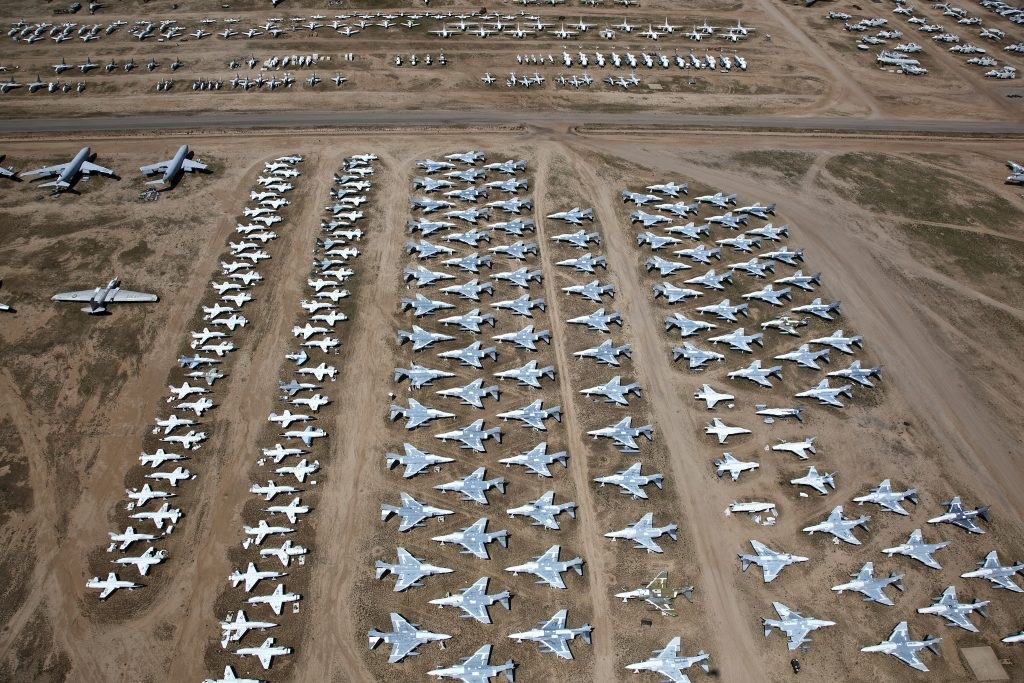
#> input picture images/1.jpg, 1024 x 683 px
$ python -i count_planes.py   (imports and definitions only)
#> lines starting #> are read from the running program, lines starting #| are printed output that depends on the picture; after the words box and inside, x2 and y2 are one past the last pixel; in counts of white or black regions, pixels touching at a corner belong together
from PIL import Image
import numpy as np
from skimage import io, filters, morphology
from skimage.measure import label, regionprops
from skimage.color import rgb2gray
from skimage.filters import threshold_otsu
from skimage.morphology import closing, square
from skimage.segmentation import clear_border
from skimage.color import label2rgb
import matplotlib.pyplot as plt


def count_planes(image_path):
#> called with image_path = 'images/1.jpg'
    image = io.imread(image_path)
#> image is the input picture: shape (683, 1024, 3); mean R, G, B 123.3, 112.9, 102.1
    gray_image = rgb2gray(image)
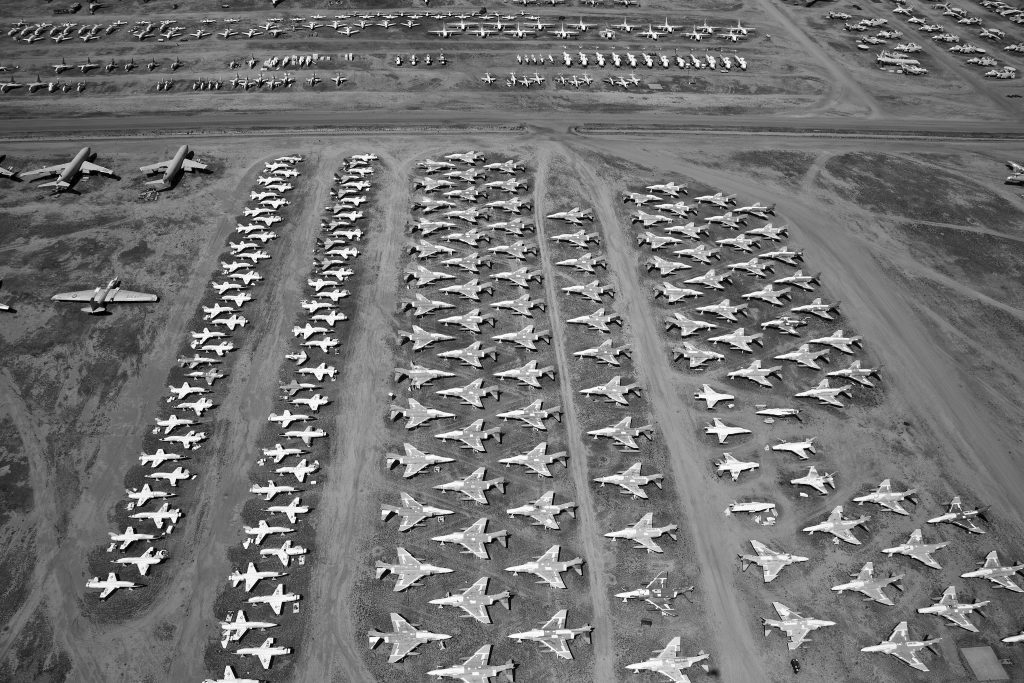
#> gray_image: shape (683, 1024) float64; min 0, max 1, mean 0.448
    # show the image in grayscale
    plt.imshow(gray_image, cmap='gray')

    # apply threshold
    thresh = threshold_otsu(gray_image)
#> thresh = 0.525
    binary = gray_image > thresh
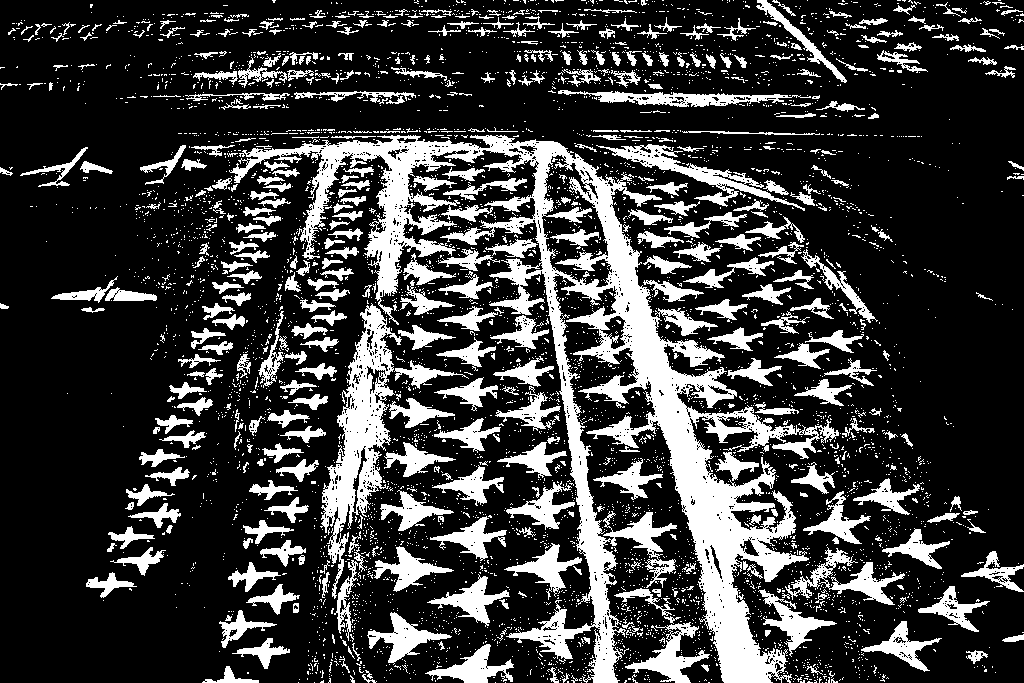
#> binary: shape (683, 1024) bool; 23.2% white; 4945 white regions (4480 under 20 px), largest, box (x1, y1, x2, y2) and area: (229, 135, 839, 683) 54816, (320, 303, 402, 599) 7756, (596, 144, 805, 211) 2466
    # show the binary image
    plt.imshow(binary, cmap='gray')

    # remove artifacts connected to image border
    cleared = clear_border(binary)
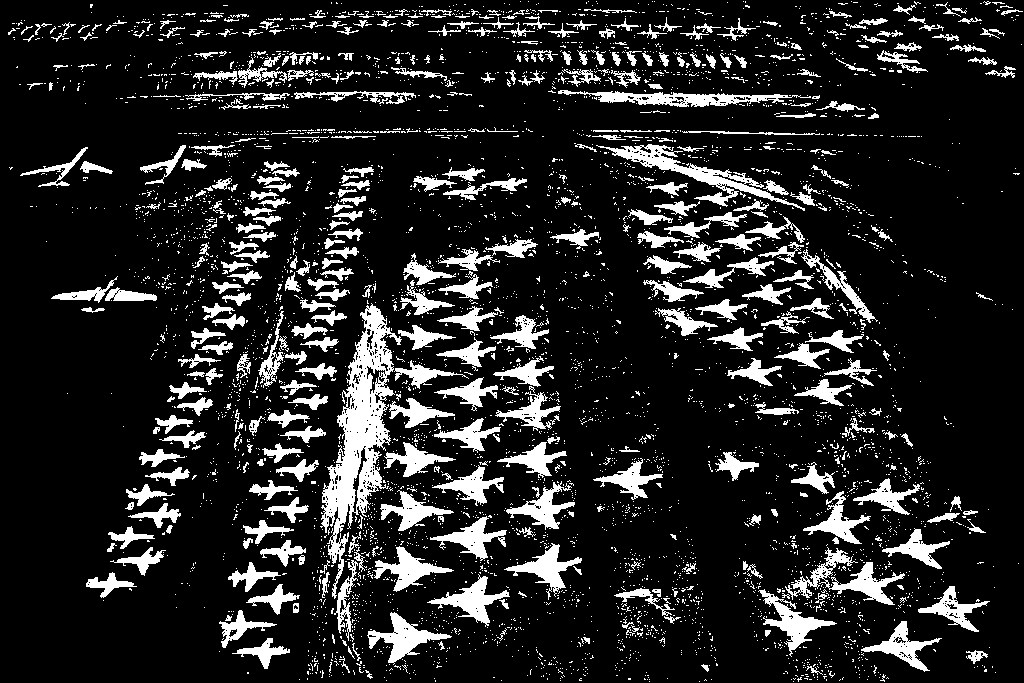
#> cleared: shape (683, 1024) bool; 14.5% white; 4867 white regions (4421 under 20 px), largest, box (x1, y1, x2, y2) and area: (320, 303, 402, 599) 7756, (596, 144, 805, 211) 2466, (785, 547, 905, 605) 1883
    # show the cleared image
    plt.imshow(cleared, cmap='gray')


image = 'images/1.jpg'

>>> result = count_planes('images/1.jpg')
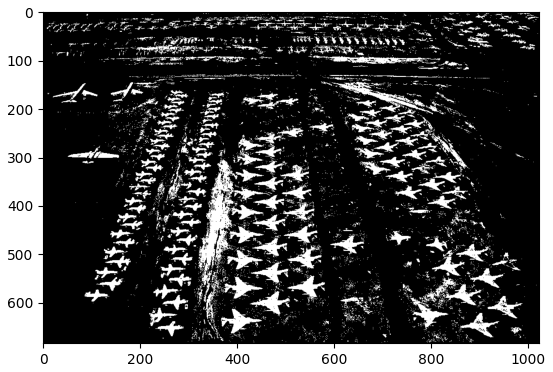
#> figure drawn by matplotlib, 1 panel

$ run again, on images/2.jpg
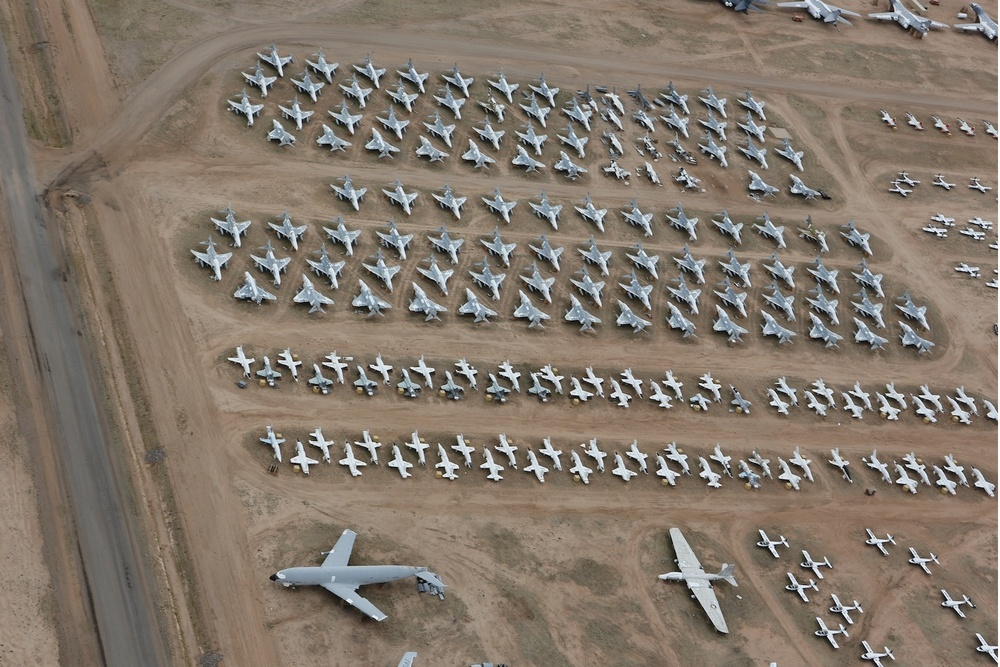
#> input picture images/2.jpg, 1000 x 667 px, shrunk from 1500 x 1000 before the run
#> in count_planes, image is the input picture: shape (667, 1000, 3); mean R, G, B 130.9, 119.1, 106.8
#> thresh = 0.475
#> in count_planes, `binary = gray_image > thresh`:
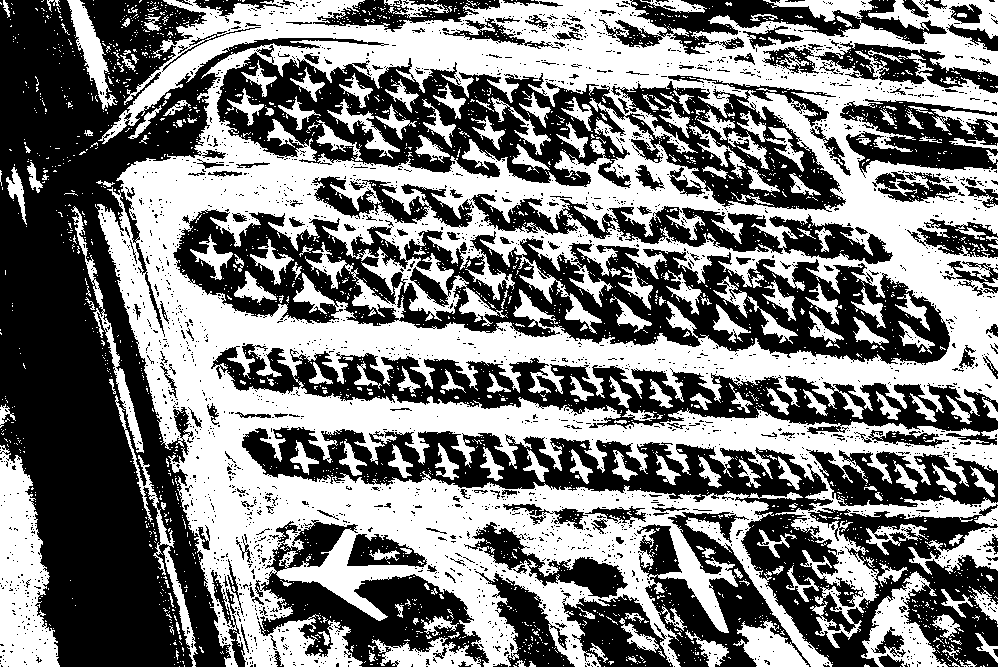
#> binary: shape (667, 1000) bool; 48.9% white; 2558 white regions (2362 under 20 px), largest, box (x1, y1, x2, y2) and area: (97, 0, 1000, 667) 262620, (0, 445, 60, 667) 8310, (861, 571, 948, 667) 3191
#> cleared: shape (667, 1000) bool; 6.3% white; 2504 white regions (2326 under 20 px), largest, box (x1, y1, x2, y2) and area: (71, 206, 144, 453) 1686, (327, 99, 400, 159) 909, (737, 111, 804, 172) 821
#> `result = count_planes('images/1.jpg')`:
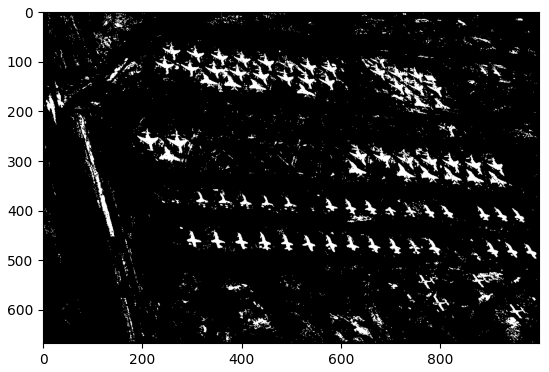
#> figure drawn by matplotlib, 1 panel

$ run again, on images/3.jpg
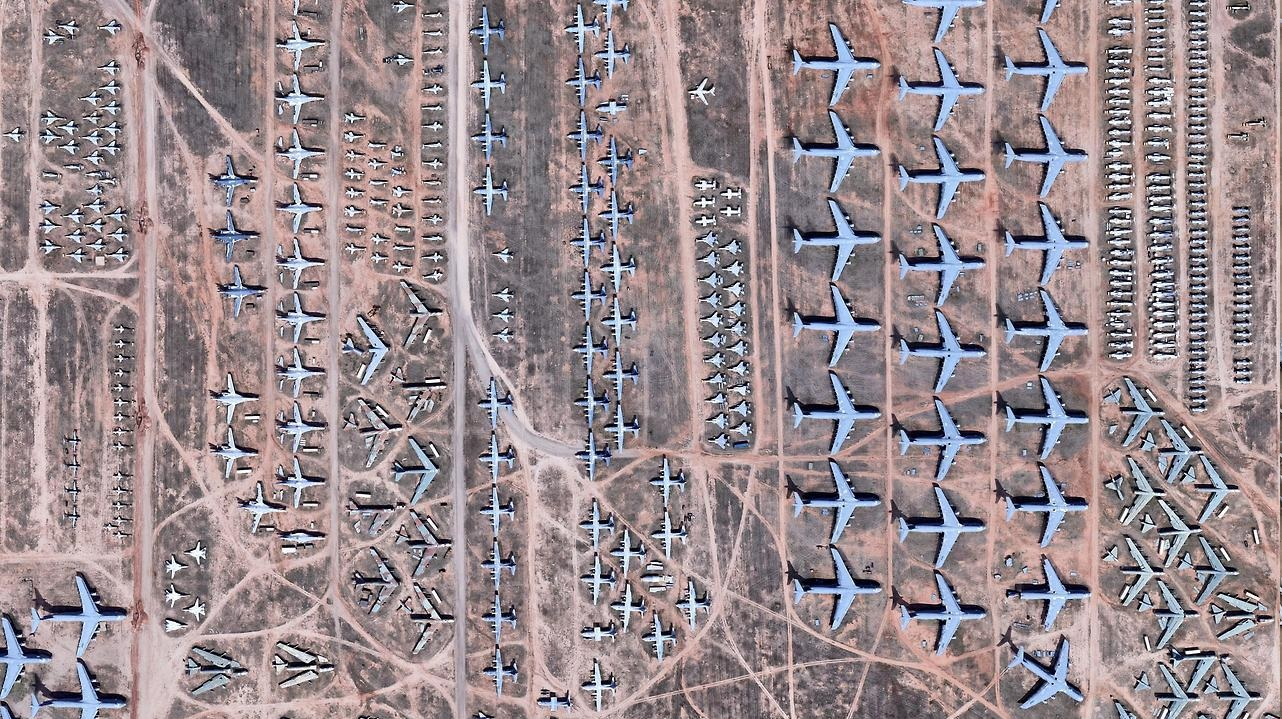
#> input picture images/3.jpg, 1282 x 719 px
#> in count_planes, image is the input picture: shape (719, 1282, 3); mean R, G, B 152.1, 137.8, 141.8
#> thresh = 0.541
#> in count_planes, `binary = gray_image > thresh`:
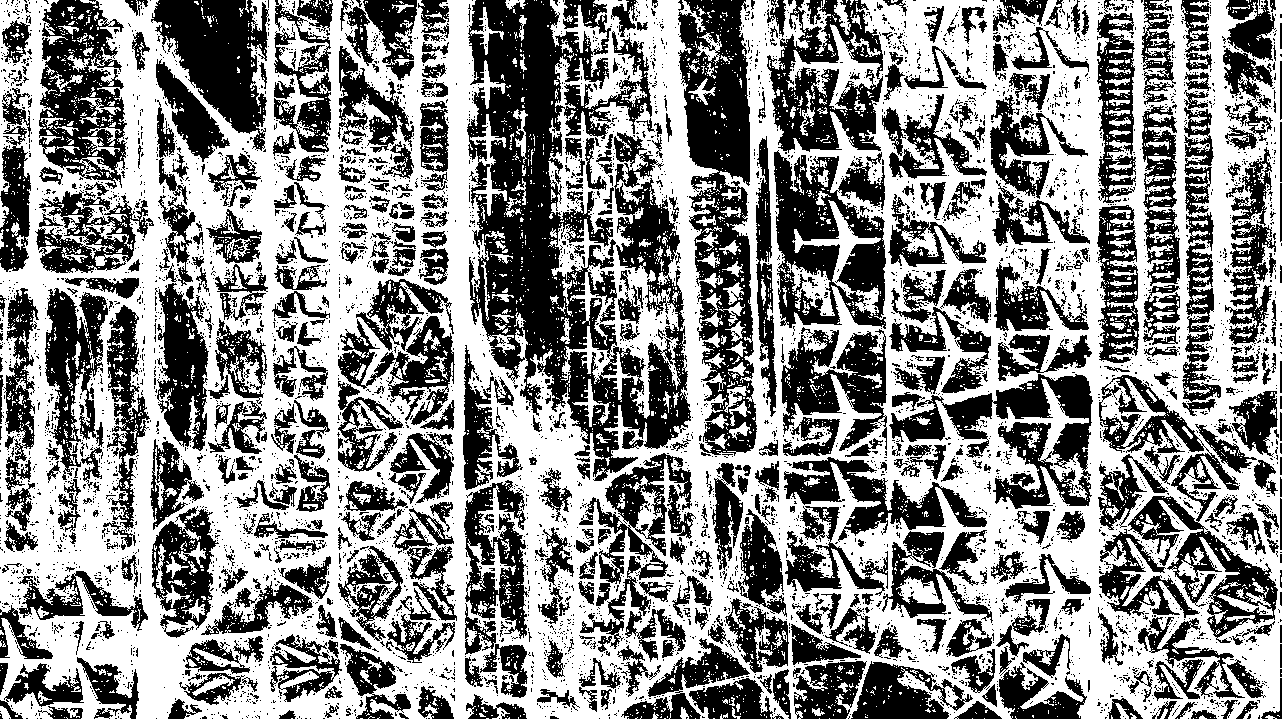
#> binary: shape (719, 1282) bool; 54.2% white; 5755 black regions (5188 under 20 px), largest, box (x1, y1, x2, y2) and area: (467, 0, 691, 481) 49226, (678, 0, 757, 456) 18837, (774, 150, 886, 329) 11670
#> cleared: shape (719, 1282) bool; 4.4% white; 5280 white regions (4961 under 20 px), largest, box (x1, y1, x2, y2) and area: (792, 200, 881, 316) 1842, (786, 261, 835, 316) 1068, (896, 576, 941, 604) 711
#> `result = count_planes('images/1.jpg')`:
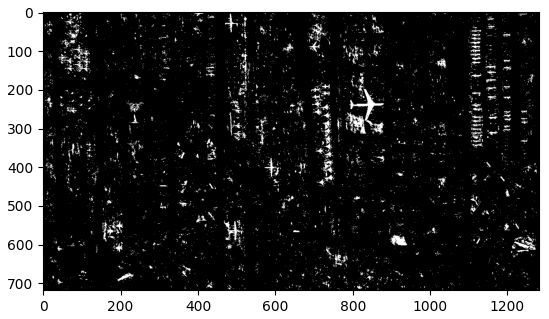
#> figure drawn by matplotlib, 1 panel
